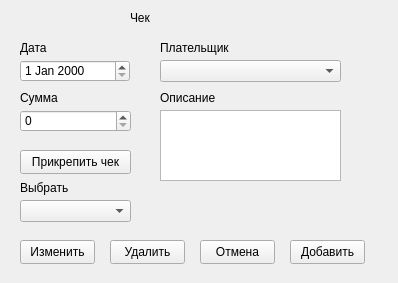
<?xml version="1.0" encoding="UTF-8"?>
<ui version="4.0">
 <class>Form</class>
 <widget class="QWidget" name="Form">
  <property name="geometry">
   <rect>
    <x>0</x>
    <y>0</y>
    <width>398</width>
    <height>283</height>
   </rect>
  </property>
  <property name="windowTitle">
   <string>Form</string>
  </property>
  <widget class="QDateEdit" name="date">
   <property name="geometry">
    <rect>
     <x>20</x>
     <y>60</y>
     <width>110</width>
     <height>22</height>
    </rect>
   </property>
  </widget>
  <widget class="QSpinBox" name="sb_value">
   <property name="geometry">
    <rect>
     <x>20</x>
     <y>110</y>
     <width>111</width>
     <height>22</height>
    </rect>
   </property>
  </widget>
  <widget class="QComboBox" name="cb_buyer">
   <property name="geometry">
    <rect>
     <x>160</x>
     <y>60</y>
     <width>181</width>
     <height>22</height>
    </rect>
   </property>
  </widget>
  <widget class="QPlainTextEdit" name="note">
   <property name="geometry">
    <rect>
     <x>160</x>
     <y>110</y>
     <width>181</width>
     <height>71</height>
    </rect>
   </property>
  </widget>
  <widget class="QLabel" name="label">
   <property name="geometry">
    <rect>
     <x>130</x>
     <y>10</y>
     <width>61</width>
     <height>16</height>
    </rect>
   </property>
   <property name="text">
    <string>Чек</string>
   </property>
  </widget>
  <widget class="QPushButton" name="b_ok">
   <property name="geometry">
    <rect>
     <x>290</x>
     <y>240</y>
     <width>75</width>
     <height>24</height>
    </rect>
   </property>
   <property name="text">
    <string>Добавить</string>
   </property>
  </widget>
  <widget class="QPushButton" name="b_cancel">
   <property name="geometry">
    <rect>
     <x>200</x>
     <y>240</y>
     <width>75</width>
     <height>24</height>
    </rect>
   </property>
   <property name="text">
    <string>Отмена</string>
   </property>
  </widget>
  <widget class="QPushButton" name="b_bill">
   <property name="geometry">
    <rect>
     <x>20</x>
     <y>150</y>
     <width>111</width>
     <height>24</height>
    </rect>
   </property>
   <property name="text">
    <string>Прикрепить чек</string>
   </property>
  </widget>
  <widget class="QLabel" name="label_2">
   <property name="geometry">
    <rect>
     <x>160</x>
     <y>90</y>
     <width>61</width>
     <height>16</height>
    </rect>
   </property>
   <property name="text">
    <string>Описание</string>
   </property>
  </widget>
  <widget class="QLabel" name="label_3">
   <property name="geometry">
    <rect>
     <x>160</x>
     <y>40</y>
     <width>91</width>
     <height>16</height>
    </rect>
   </property>
   <property name="text">
    <string>Плательщик</string>
   </property>
  </widget>
  <widget class="QLabel" name="label_4">
   <property name="geometry">
    <rect>
     <x>20</x>
     <y>90</y>
     <width>49</width>
     <height>16</height>
    </rect>
   </property>
   <property name="text">
    <string>Сумма</string>
   </property>
  </widget>
  <widget class="QLabel" name="label_5">
   <property name="geometry">
    <rect>
     <x>20</x>
     <y>40</y>
     <width>49</width>
     <height>16</height>
    </rect>
   </property>
   <property name="text">
    <string>Дата</string>
   </property>
  </widget>
  <widget class="QComboBox" name="cb_select">
   <property name="geometry">
    <rect>
     <x>20</x>
     <y>200</y>
     <width>111</width>
     <height>22</height>
    </rect>
   </property>
  </widget>
  <widget class="QLabel" name="label_6">
   <property name="geometry">
    <rect>
     <x>20</x>
     <y>180</y>
     <width>49</width>
     <height>16</height>
    </rect>
   </property>
   <property name="text">
    <string>Выбрать</string>
   </property>
  </widget>
  <widget class="QPushButton" name="b_change">
   <property name="geometry">
    <rect>
     <x>20</x>
     <y>240</y>
     <width>75</width>
     <height>24</height>
    </rect>
   </property>
   <property name="text">
    <string>Изменить</string>
   </property>
  </widget>
  <widget class="QPushButton" name="b_kill">
   <property name="geometry">
    <rect>
     <x>110</x>
     <y>240</y>
     <width>75</width>
     <height>24</height>
    </rect>
   </property>
   <property name="text">
    <string>Удалить</string>
   </property>
  </widget>
 </widget>
 <resources/>
 <connections/>
</ui>
